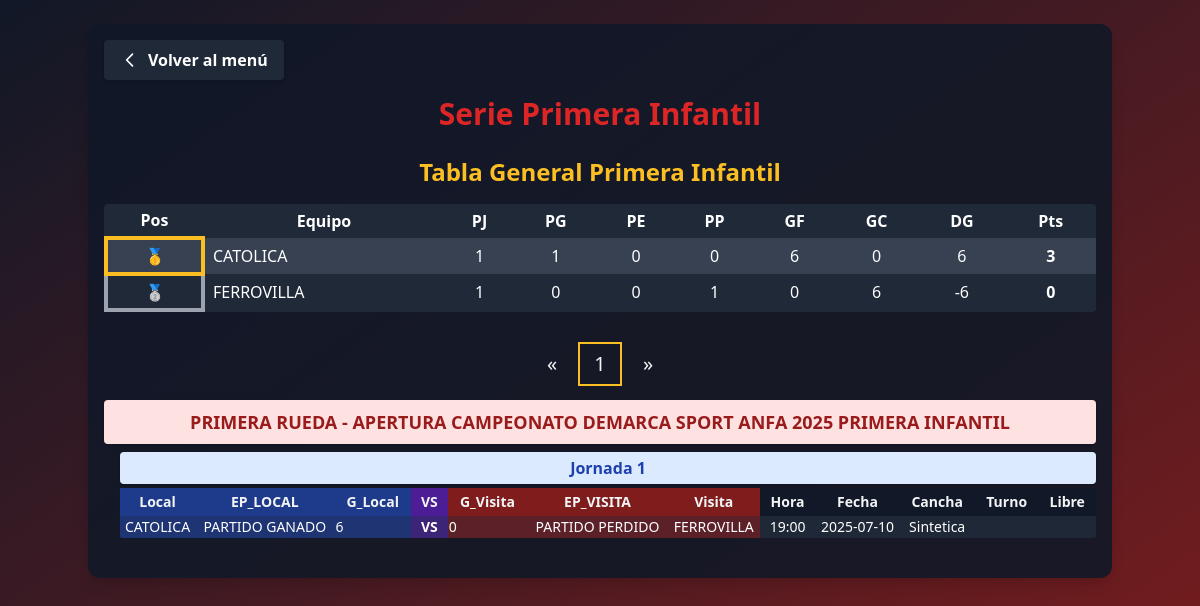
The page /serie_primera_infantil/ on the database its author committed.
### app_main/models.py (models this page shows, shortened)
class Clubes(models.Model):
    club = models.CharField(max_length=100, unique=True)
    super_seniors = models.BooleanField(default=False)
    seniors = models.BooleanField(default=False)
    honor = models.BooleanField(default=False)
    segunda_honor = models.BooleanField(default=False)
    juveniles = models.BooleanField(default=False)
    primera_infantil = models.BooleanField(default=False)
    segunda_infantil = models.BooleanField(default=False)
    tercera_infantil = models.BooleanField(default=False)
    femenino = models.BooleanField(default=False)
    def __str__(self):
        return self.club

class Fase(models.Model):
    nombre = models.CharField(max_length=100, unique=True)

class Jornada(models.Model):
    fase = models.ForeignKey(Fase, on_delete=models.CASCADE, related_name='jornadas')
    nombre = models.CharField(max_length=100)

class SeriePrimeraInfantil(models.Model):
    ESTADO_PARTIDO_CHOICES = [
        ('PARTIDO GANADO', 'PARTIDO GANADO'),
        ('PARTIDO EMPATADO', 'PARTIDO EMPATADO'),
        ('PARTIDO PERDIDO', 'PARTIDO PERDIDO'),
    ]
    jornada = models.ForeignKey(Jornada, on_delete=models.CASCADE, related_name='partidos_primera_infantil')
    equipo_local = models.ForeignKey('Clubes', on_delete=models.CASCADE, related_name='partidos_local_primera_infantil')
    estado_partido_local = models.CharField(max_length=50, choices=ESTADO_PARTIDO_CHOICES)
    goles_local = models.PositiveSmallIntegerField()
    goles_visita = models.PositiveSmallIntegerField()
    estado_partido_visita = models.CharField(max_length=50, choices=ESTADO_PARTIDO_CHOICES)
    equipo_visita = models.ForeignKey('Clubes', on_delete=models.CASCADE, related_name='partidos_visita_primera_infantil')
    horario = models.TimeField(null=True, blank=True)
    fecha = models.DateField(null=True, blank=True)
    cancha = models.CharField(max_length=100, blank=True, default="")
    turno = models.CharField(max_length=50)
    libre = models.CharField(max_length=100, blank=True, default="")

### app_main/views.py (the view, shortened to what this page needs)
# urls.py: path('serie_primera_infantil/', views.serie_primera_infantil, name='serie_primera_infantil'),
def serie_primera_infantil(request):
    fases = Fase.objects.filter(nombre__icontains="PRIMERA INFANTIL").prefetch_related('jornadas__partidos_primera_infantil')
    clubes = Clubes.objects.all()
    jornadas = Jornada.objects.all()
    tablero_general = calcular_tablero_general_primera_infantil()
    return render(request, 'serie_primera_infantil.html', {
        'fases': fases,
        'clubes': clubes,
        'jornadas': jornadas,
        'estado_choices': SeriePrimeraInfantil.ESTADO_PARTIDO_CHOICES,
        'tablero_general': tablero_general,
    })

### app_main/templates/serie_primera_infantil.html (shortened to what this page needs)
{% load static %}
<!DOCTYPE html>
<html>
<head>
    <link href="https://cdn.jsdelivr.net/npm/tailwindcss@2.2.19/dist/tailwind.min.css" rel="stylesheet"/>
</head>
<body class="bg-gradient-to-br from-gray-900 to-red-900 min-h-screen text-gray-100">
    <div class="container mx-auto p-4 bg-gray-900 bg-opacity-90 rounded-xl shadow-lg mt-6">
        <div class="flex items-center mb-4">
            <a href="{% url 'menu' %}" class="bg-gray-800 hover:bg-gray-700 text-white font-bold py-2 px-4 rounded shadow transition flex items-center">
                <svg class="w-5 h-5 mr-2" fill="none" stroke="currentColor" stroke-width="2" viewBox="0 0 24 24">
                    <path stroke-linecap="round" stroke-linejoin="round" d="M15 19l-7-7 7-7" />
                </svg>
                Volver al menú
            </a>
        </div>
        <h1 class="text-3xl font-extrabold text-red-600 mb-6 text-center drop-shadow">Serie Primera Infantil</h1>
        <h2 class="text-2xl font-bold text-center text-yellow-400 mb-4">Tabla General Primera Infantil</h2>
        <div class="w-full mb-8">
            <div class="overflow-x-auto">
                <table class="min-w-full bg-gray-800 text-white rounded">
                    <thead>
                        <tr>
                            <th class="px-2 py-1">Pos</th>
                            <th class="px-2 py-1">Equipo</th>
                            <th class="px-2 py-1">PJ</th>
                            <th class="px-2 py-1">PG</th>
                            <th class="px-2 py-1">PE</th>
                            <th class="px-2 py-1">PP</th>
                            <th class="px-2 py-1">GF</th>
                            <th class="px-2 py-1">GC</th>
                            <th class="px-2 py-1">DG</th>
                            <th class="px-2 py-1">Pts</th>
                        </tr>
                    </thead>
                    <tbody>
                        {% for row in tablero_general %}
                        <tr class="{% cycle 'bg-gray-700' 'bg-gray-800' %}">
        <td class="px-2 py-1 text-center
            {% if forloop.counter == 1 %} border-4 border-yellow-400 rounded-lg font-bold {% endif %}
            {% if forloop.counter == 2 %} border-4 border-gray-400 rounded-lg font-bold {% endif %}
        ">
            {% if forloop.counter == 1 %}
                🥇
            {% elif forloop.counter == 2 %}
                🥈
            {% elif forloop.counter == 3 %}
                🥉
            {% else %}
                {{ forloop.counter }}
            {% endif %}
        </td>
        <td class="px-2 py-1">{{ row.equipo }}</td>
        <td class="px-2 py-1 text-center">{{ row.PJ }}</td>
        <td class="px-2 py-1 text-center">{{ row.PG }}</td>
        <td class="px-2 py-1 text-center">{{ row.PE }}</td>
        <td class="px-2 py-1 text-center">{{ row.PP }}</td>
        <td class="px-2 py-1 text-center">{{ row.GF }}</td>
        <td class="px-2 py-1 text-center">{{ row.GC }}</td>
        <td class="px-2 py-1 text-center">{{ row.DG }}</td>
        <td class="px-2 py-1 text-center font-bold">{{ row.Pts }}</td>
    </tr>
    {% endfor %}
</tbody>
                </table>
            </div>
        </div>
        {% if fases %}
        <div class="flex justify-center mb-4">
            <button type="button" id="fase-prev-btn" class="fase-pagination-btn" aria-label="Anterior">&laquo;</button>
            {% for fase in fases %}
                <button type="button" class="fase-pagination-btn" data-fase-index="{{ forloop.counter0 }}">{{ forloop.counter }}</button>
            {% endfor %}
            <button type="button" id="fase-next-btn" class="fase-pagination-btn" aria-label="Siguiente">&raquo;</button>
        </div>
        {% endif %}
        <div id="fases-container">
        {% for fase in fases %}
            <div class="fase-page{% if forloop.first %} active{% endif %}" data-fase-index="{{ forloop.counter0 }}">
                <div class="bg-red-100 text-red-800 font-bold rounded px-4 py-2 flex flex-col items-center justify-center mb-2 shadow">
                    <span class="text-lg text-center w-full">{{ fase.nombre }}</span>
                </div>
                <div class="ml-4 mb-6">
                    {% for jornada in fase.jornadas.all %}
                        <div class="bg-blue-100 text-blue-800 font-semibold rounded px-3 py-1 flex flex-col items-center justify-center mb-1 shadow">
                            <span class="text-base text-center w-full">{{ jornada.nombre }}</span>
                        </div>
                        <form method="post" class="mb-4">
                            <div class="overflow-x-auto">
                            <table class="min-w-full text-xs md:text-sm bg-gray-800 rounded shadow">
                                <thead>
                                    <tr>
                                        <th class="px-2 py-1 bg-blue-900">Local</th>
                                        <th class="px-2 py-1 bg-blue-900">EP_LOCAL</th>
                                        <th class="px-2 py-1 bg-blue-900">G_Local</th>
                                        <th class="px-2 py-1 bg-purple-900">VS</th>
                                        <th class="px-2 py-1 bg-red-900">G_Visita</th>
                                        <th class="px-2 py-1 bg-red-900">EP_VISITA</th>
                                        <th class="px-2 py-1 bg-red-900">Visita</th>
                                        <th class="px-2 py-1 bg-gray-900">Hora</th>
                                        <th class="px-2 py-1 bg-gray-900">Fecha</th>
                                        <th class="px-2 py-1 bg-gray-900">Cancha</th>
                                        <th class="px-2 py-1 bg-gray-900">Turno</th>
                                        <th class="px-2 py-1 bg-gray-900">Libre</th>
                                    </tr>
                                </thead>
                                <tbody>
                                    {% for sh in jornada.partidos_primera_infantil.all %}
                                    <tr id="jornada-{{ jornada.id }}-partido-{{ sh.id }}">
                                        <td class="text-center text-white bg-blue-800 bg-opacity-50">{{ sh.equipo_local.club }}</td>
                                        <td class="text-center text-white bg-blue-800 bg-opacity-50">{{ sh.estado_partido_local }}</td>
                                        <td class="bg-blue-800 bg-opacity-50">
                                            {% if user.is_authenticated %}
                                            <input type="number" name="goles_local_{{ sh.id }}" value="{{ sh.goles_local }}" min="0" class="bg-gray-900 text-white rounded w-16 px-1">
                                            {% else %}
                                            <span class="text-center text-white">{{ sh.goles_local }}</span>
                                            {% endif %}
                                        </td>
                                        <td class="text-center text-white bg-purple-800 bg-opacity-50 font-bold">VS</td>
                                        <td class="bg-red-800 bg-opacity-50">
                                            {% if user.is_authenticated %}
                                            <input type="number" name="goles_visita_{{ sh.id }}" value="{{ sh.goles_visita }}" min="0" class="bg-gray-900 text-white rounded w-16 px-1">
                                            {% else %}
                                            <span class="text-center text-white">{{ sh.goles_visita }}</span>
                                            {% endif %}
                                        </td>
                                        <td class="text-center text-white bg-red-800 bg-opacity-50">{{ sh.estado_partido_visita }}</td>
                                        <td class="text-center text-white bg-red-800 bg-opacity-50">{{ sh.equipo_visita.club }}</td>
                                        <td class="text-center text-white bg-gray-800 bg-opacity-50">{{ sh.horario }}</td>
                                        <td class="text-center text-white bg-gray-800 bg-opacity-50">{{ sh.fecha|date:'Y-m-d' }}</td>
                                        <td class="text-center text-white bg-gray-800 bg-opacity-50">{{ sh.cancha }}</td>
                                        <td class="text-center text-white bg-gray-800 bg-opacity-50">{{ sh.turno }}</td>
                                        <td class="text-center text-white bg-gray-800 bg-opacity-50">{{ sh.libre }}</td>
                                    </tr>
                                    {% empty %}
                                    <tr><td colspan="{% if user.is_authenticated %}13{% else %}12{% endif %}" class="text-center text-gray-400">No hay partidos en esta jornada.</td></tr>
                                    {% endfor %}
                                </tbody>
                            </table>
                            </div>
                        </form>
                    {% empty %}
                        <div class="text-gray-400 mb-4 text-center">No hay jornadas en esta fase.</div>
                    {% endfor %}
                </div>
            </div>
        {% empty %}
            <div class="text-gray-400 text-center">No hay fases creadas.</div>
        {% endfor %}
        </div>
    </div>
</body>
</html>

### app_main/templates/serie_primera_infantil.html (style rules this page uses)
.fase-page { display: none; }
.fase-page.active { display: block; }
.fase-pagination-btn { @apply bg-red-600 hover:bg-red-700 text-white font-bold rounded-lg shadow transition; width: 2.5rem; height: 2.5rem; min-width: 2.5rem; min-height: 2.5rem; display: flex; align-items: center; justify-content: center; margin: 0 0.25rem; font-size: 1.25rem; border: 2px solid transparent; box-sizing: border-box; }
.fase-pagination-btn.active { @apply bg-yellow-400 text-red-900 border-yellow-500; border-width: 2px; box-shadow: 0 0 0 2px #fbbf24; }

### rows shown on the page
Clubes: equipo "CATOLICA", PJ "1", PG "1", PE "0", PP "0", GF "6", GC "0", DG "6", Pts "3"
Clubes: equipo "FERROVILLA", PJ "1", PG "0", PE "0", PP "1", GF "0", GC "6", DG "-6", Pts "0"
Fase: nombre "PRIMERA RUEDA - APERTURA CAMPEONATO DEMARCA SPORT ANFA 2025 PRIMERA INFANTIL"
Jornada: nombre "Jornada 1"
SeriePrimeraInfantil: equipo_local.club "CATOLICA", estado_partido_local "PARTIDO GANADO", goles_local "6", goles_visita "0", estado_partido_visita "PARTIDO PERDIDO", equipo_visita.club "FERROVILLA", horario "19:00", fecha "2025-07-10", cancha "Sintetica"
